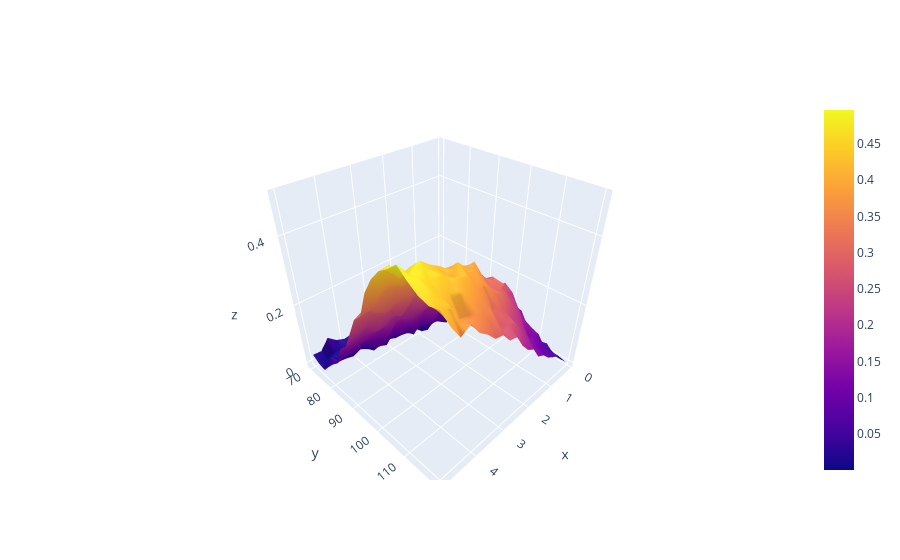

The notebook cell saved with this chart:
### Code cell
import plotly.graph_objects as go
import plotly.express as px

fig = go.Figure(data=[go.Surface(z=test2_anderson.values, x=test2_anderson.columns, y=test2_anderson.index)])
fig.show()

### Figure 1 — Plotly figure (JSON) as saved in the notebook; plotly's stock layout.template omitted (floating-point values rounded to 4 significant figures; data arrays with more than 128 entries replaced by an {"elided": "..."} marker saying what was removed)
{"data": [{"type": "surface", "x": [0.1, 0.3579, 0.6158, 0.8737, 1.132, 1.389, 1.647, 1.905, 2.163, 2.421, 2.679, 2.937, 3.195, 3.453, 3.711, 3.968, 4.226, 4.484, 4.742, 5], "y": [70, 72.63, 75.26, 77.89, 80.53, 83.16, 85.79, 88.42, 91.05, 93.68, 96.32, 98.95, 101.6, 104.2, 106.8, 109.5, 112.1, 114.7, 117.4, 120], "z": {"elided": "20x20 float values"}}], "layout": {}}
